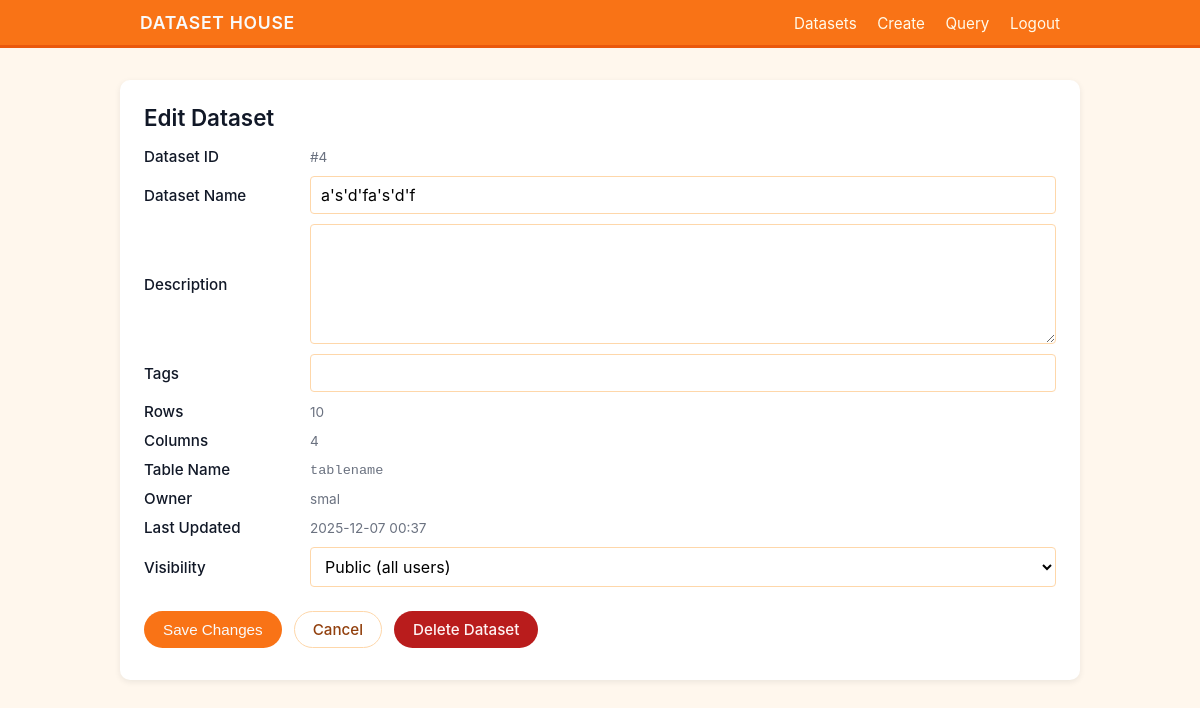
Page /dataset/edit/4 (signed in) on the committed database.
### models.py (models this page shows, shortened)
class Dataset(db.Model):
    __tablename__ = 'datasets'
    id = db.Column(db.Integer, primary_key=True)
    name = db.Column(db.String(100), nullable=False)
    table_name = db.Column(db.String(100), unique=True, nullable=False)
    description = db.Column(db.Text)
    tags = db.Column(db.String(200))
    rows = db.Column(db.Integer, default=0)
    columns = db.Column(db.Integer, default=0)
    types = db.Column(db.String(200), default="unknown")
    visibility = db.Column(db.String(20), default='public')
    file_path = db.Column(db.String(200))
    created_at = db.Column(db.DateTime, default=datetime.utcnow)
    updated_at = db.Column(db.DateTime, default=datetime.utcnow, onupdate=datetime.utcnow)
    owner_id = db.Column(db.Integer, db.ForeignKey('users.id'), nullable=False)
    logs = db.relationship('QueryLog', backref='dataset', lazy=True, cascade="all, delete-orphan")

class User(UserMixin, db.Model):
    __tablename__ = 'users'
    id = db.Column(db.Integer, primary_key=True)  # PK_user_id
    full_name = db.Column(db.String(100), nullable=False)
    email = db.Column(db.String(120), unique=True, nullable=False)
    password_hash = db.Column(db.String(200), nullable=False)
    created_at = db.Column(db.DateTime, default=datetime.utcnow)
    datasets = db.relationship('Dataset', backref='owner', lazy=True)
    queries = db.relationship('QueryLog', backref='user', lazy=True)

### app.py (the view, shortened to what this page needs)
@app.route('/dataset/edit/<int:id>', methods=['GET', 'POST'])
@login_required
def dataset_edit(id):
    dataset = Dataset.query.get_or_404(id)
    if dataset.owner_id != current_user.id:
        flash('You do not have permission to edit this dataset.', 'error')
        return redirect(url_for('dataset_list'))
    return render_template('dataset-edit.html', dataset=dataset)

### app.py (called while the page is built)
@login_manager.user_loader
def load_user(user_id):
    return User.query.get(int(user_id))

### templates/dataset-edit.html (shortened to what this page needs)
<!DOCTYPE html>
<html lang="en">
<head>
    <link rel="stylesheet" href="{{ url_for('static', filename='css/styles.css') }}">
</head>
<body>
<header>
    <div class="header-inner">
        <div class="logo">DATASET HOUSE</div>
        <nav>
            <a href="{{ url_for('dataset_list') }}">Datasets</a>
            <a href="{{ url_for('dataset_create') }}">Create</a>
            <a href="{{ url_for('dataset_query') }}" target="_blank">Query</a>
            <a href="{{ url_for('logout') }}">Logout</a>
        </nav>
    </div>
</header>
<main class="main">
    <h1>Edit Dataset</h1>
    <form method="POST" action="{{ url_for('dataset_edit', id=dataset.id) }}">
        <div class="form-grid">
            <label>Dataset ID</label>
            <div class="meta">#{{ dataset.id }}</div>
            <label for="edit-name">Dataset Name</label>
            <input id="edit-name" type="text" name="name" value="{{ dataset.name }}" required>
            <label for="edit-desc">Description</label>
            <textarea id="edit-desc" name="description">{{ dataset.description }}</textarea>
            <label for="edit-tags">Tags</label>
            <input id="edit-tags" type="text" name="tags" value="{{ dataset.tags }}">
            <label>Rows</label>
            <div class="meta">{{ dataset.rows }}</div>
            <label>Columns</label>
            <div class="meta">{{ dataset.columns }}</div>
            <label>Table Name</label>
            <div class="meta"><code>{{ dataset.table_name }}</code></div>
            <label>Owner</label>
            <div class="meta">{{ dataset.owner.full_name }}</div>
            <label>Last Updated</label>
            <div class="meta">{{ dataset.updated_at.strftime('%Y-%m-%d %H:%M') }}</div>
            <label for="edit-visibility">Visibility</label>
            <select id="edit-visibility" name="visibility">
                <option value="public" {% if dataset.visibility == 'public' %}selected{% endif %}>Public (all users)</option>
            </select>
        </div>
        <div class="actions">
            <button type="submit" class="btn btn-primary">Save Changes</button>
            <a href="{{ url_for('dataset_list') }}" class="btn btn-secondary">Cancel</a>
            <a href="{{ url_for('dataset_delete', id=dataset.id) }}"
               class="btn btn-danger"
               onclick="return confirm('Are you sure? This will delete the dataset and the SQL table permanently.');">
               Delete Dataset
            </a>
        </div>
    </form>
</main>
</body>
</html>

### static/css/styles.css (style rules this page uses)
* { box-sizing: border-box; }
body { margin: 0; font-family: -apple-system, BlinkMacSystemFont, "Segoe UI", Roboto, sans-serif; background-color: #fff7ed; color: #111827; }
header { background-color: #f97316; color: #f9fafb; border-bottom: 3px solid #ea580c; }
.header-inner { max-width: 960px; margin: 0 auto; padding: 12px 20px; display: flex; align-items: center; justify-content: space-between; }
.logo { font-size: 1.1rem; font-weight: 600; letter-spacing: 0.04em; }
nav a { margin-left: 16px; text-decoration: none; color: #fffbeb; font-size: 0.95rem; }
.main { max-width: 960px; margin: 32px auto; padding: 24px 24px 32px; background-color: #ffffff; border-radius: 10px; box-shadow: 0 2px 6px rgba(15, 23, 42, 0.08); }
h1 { margin: 0 0 16px; font-size: 1.4rem; font-weight: 600; }
.form-grid { display: grid; grid-template-columns: 150px 1fr; gap: 10px 16px; align-items: center; margin-top: 12px; }
label { font-size: 0.95rem; font-weight: 500; }
input[type="text"], input[type="password"], input[type="email"], input[type="file"], textarea, select { width: 100%; padding: 8px 10px; border-radius: 4px; border: 1px solid #fed7aa; font: inherit; background-color: #ffffff; }
textarea { min-height: 120px; resize: vertical; }
.actions { margin-top: 24px; display: flex; gap: 12px; flex-wrap: wrap; }
.btn { display: inline-block; padding: 8px 18px; border-radius: 999px; border: 1px solid transparent; font-size: 0.95rem; font-weight: 500; text-decoration: none; text-align: center; cursor: pointer; }
.btn-primary { background-color: #f97316; color: #f9fafb; }
.btn-secondary { background-color: #ffffff; color: #92400e; border-color: #fed7aa; }
.btn-danger { background-color: #b91c1c; color: #fef2f2; }
.meta { font-size: 0.85rem; color: #6b7280; }

### rows in the picture
Dataset: id "4", name "a's'd'fa's'd'f", rows "10", columns "4", table_name "tablename", updated_at "2025-12-07 00:37", visibility "Public (all users)"
User: owner.full_name "smal"
